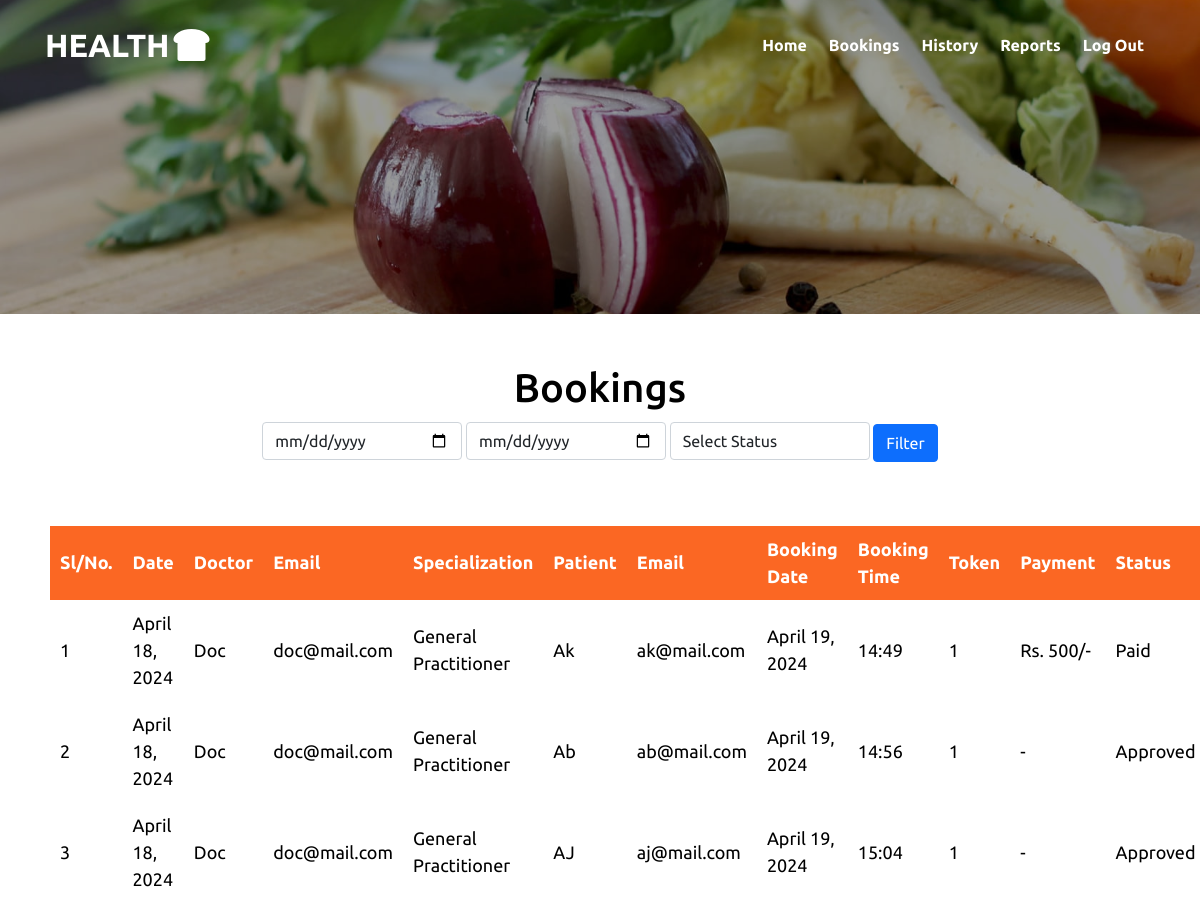
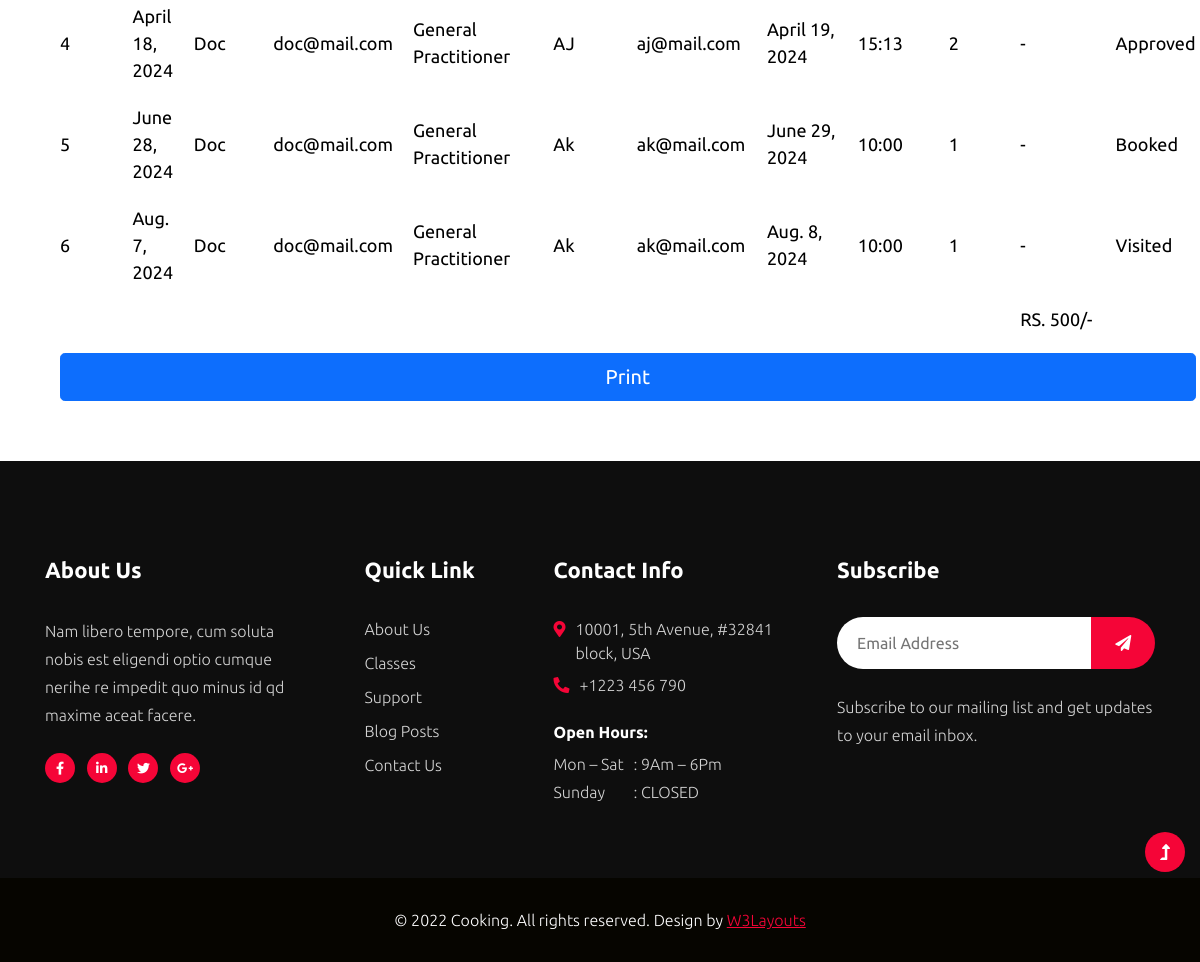
/docreports (signed in), run on the app's committed database (2 pictures, top to bottom).
### phwApp/models.py (models this page shows)
class Booking(models.Model):
    bookeddate=models.DateField(auto_now_add=True,null=True)
    regid=models.ForeignKey(Registration,on_delete=models.CASCADE)
    docid=models.ForeignKey(Doctor,on_delete=models.CASCADE)
    bookingdate=models.DateField()
    time=models.CharField(null=True, blank=True,max_length=20)
    token=models.IntegerField(null=True, default=0)
    status=models.CharField(max_length=100, default='Booked')

class Doctor(models.Model):
    name=models.CharField(max_length=100)
    address=models.CharField(max_length=100)
    phone=models.BigIntegerField()
    email=models.EmailField()
    qualification=models.FileField(null=True)
    experience=models.CharField(max_length=100)
    specialization=models.CharField(max_length=100, null=True)
    user = models.ForeignKey(User, on_delete=models.CASCADE, null=True)

class Registration(models.Model):
    name = models.CharField(max_length=30)
    email = models.EmailField(max_length=50)
    password = models.CharField(max_length=20)
    age = models.IntegerField(null=True)
    gender=models.CharField(max_length=20,null=True)
    user = models.ForeignKey(User, on_delete=models.CASCADE, null=True)

### phwApp/views.py (the view)
# urls.py: path('docreports', views.docreports),
def docreports(request):
    uid = request.session['id']
    data = Booking.objects.filter(docid=uid)
    if request.POST:
        sDate = request.POST['sDate']
        eDate = request.POST['eDate']
        status = request.POST['status']
        data = Booking.objects.filter(Q(bookeddate__range=(sDate, eDate)) & Q(docid=uid) & Q(status__contains=status) )
    cou = 0
    for d in data:
        if d.status == 'Paid':
            cou += 1
    total = cou * 500
    total = f"RS. {total}/-"
    return render(request,"docreports.html", {"data":data, "total":total})

### template/docreports.html (shortened to what this page needs)
{% extends "docbase.html" %}
{% block content %}
<div style="margin: 50px;">
    <center>
        <h1 style="margin: 10px;color:rgb(0, 0, 0)">Bookings</h1>
        <form method="post">
            <input type="date" name="sDate" style="display: inline; width: 200px;" class="form-control" required>
            <input type="date" name="eDate" style="display: inline; width: 200px;" class="form-control" required>
            <select name="status" style="display: inline; width: 200px;" class="form-control">
                <option value="" selected>Select Status</option>
            </select>
            <input type="submit" class="btn btn-primary" value="Filter">
            <br>
            <br>
        </form>
        <table style="margin-top: 40px;" class="w-100">
            <tr>
                <th>Sl/No.</th>
                <th>Date</th>
                <th>Doctor</th>
                <th>Email</th>
                <th>Specialization</th>
                <th>Patient</th>
                <th>Email</th>
                <th>Booking Date</th>
                <th>Booking Time</th>
                <th>Token</th>
                <th>Payment</th>
                <th>Status</th>
            </tr>
            {% for d in data %}
            <tr>
                <td>{{forloop.counter}}</td>
                <td>{{d.bookeddate}}</td>
                <td>{{d.docid.name}}</td>
                <td>{{d.docid.email}}</td>
                <td>{{d.docid.specialization}}</td>
                <td>{{d.regid.name}}</td>
                <td>{{d.regid.email}}</td>
                <td>{{d.bookingdate}}</td>
                <td>{{d.time}}</td>
                <td>{{d.token}}</td>
                <td>{% if d.status == 'Paid' %}Rs. 500/- {% else %} - {% endif %}</td>
                <td>{{d.status}}</td>
            </tr>
            {% endfor %}
            <tr>
                <td colspan="10"></td>
                <td>{{total}}</td>
                <td></td>
            </tr>
            <tr>
                <td colspan="12"><input type="button" value="Print" onclick="window.print()" class="btn btn-primary btn-lg" style="width: 100%;"></td>
            </tr>
        </table>
    </center>
</div>
{% endblock %}

### template/docreports.html (style rules this page uses)
th, td { padding: 10px; font-size: large; color: rgb(0, 0, 0); }
th { background-color: rgb(251, 103, 35); color: white; }

### data on the page
Booking: bookeddate "April 18, 2024", docid.name "Doc", docid.email "doc@mail.com", docid.specialization "General Practitioner", regid.name "Ak", regid.email "ak@mail.com", bookingdate "April 19, 2024", time "14:49", token "1", shows "Rs. 500/-", status "Paid"
Booking: bookeddate "April 18, 2024", docid.name "Doc", docid.email "doc@mail.com", docid.specialization "General Practitioner", regid.name "Ab", regid.email "ab@mail.com", bookingdate "April 19, 2024", time "14:56", token "1", status "Approved"
Booking: bookeddate "April 18, 2024", docid.name "Doc", docid.email "doc@mail.com", docid.specialization "General Practitioner", regid.name "AJ", regid.email "aj@mail.com", bookingdate "April 19, 2024", time "15:04", token "1", status "Approved"
Booking: bookeddate "April 18, 2024", docid.name "Doc", docid.email "doc@mail.com", docid.specialization "General Practitioner", regid.name "AJ", regid.email "aj@mail.com", bookingdate "April 19, 2024", time "15:13", token "2", status "Approved"
Booking: bookeddate "June 28, 2024", docid.name "Doc", docid.email "doc@mail.com", docid.specialization "General Practitioner", regid.name "Ak", regid.email "ak@mail.com", bookingdate "June 29, 2024", time "10:00", token "1", status "Booked"
Booking: bookeddate "Aug. 7, 2024", docid.name "Doc", docid.email "doc@mail.com", docid.specialization "General Practitioner", regid.name "Ak", regid.email "ak@mail.com", bookingdate "Aug. 8, 2024", time "10:00", token "1", status "Visited"

### other printed values
{{ total }} "RS. 500/-"
